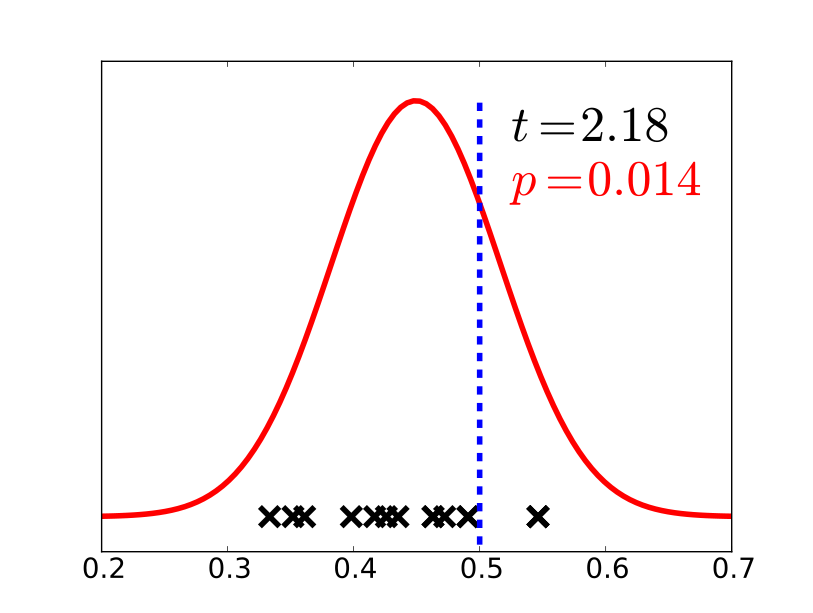

Reproduce this figure in Python.
import numpy as np
import matplotlib.pyplot as plt
import scipy.stats as ss

if __name__ == '__main__':

    error = np.array([43, 59, 51, 38, 39,  53, 47, 50, 50, 59, 59,
                       45, 36, 46, 53], dtype=np.float)
    print "errors:", error

    m = 108

    epsilon = error/m
    print "error rates:", epsilon

    print "t-test:"
    t, p = ss.ttest_1samp(epsilon, 0.5)
    print "t =", t
    print "p-value =", p

    mean = epsilon.mean()
    std = epsilon.std()

    xmin = 0.2
    xmax = 0.7

    x = np.linspace(xmin, xmax, 100)
    pdf = ss.norm.pdf(x, mean, std)
    plt.figure()
    plt.plot(epsilon, np.zeros(epsilon.size), 'kx', markersize=14, markeredgewidth=4)
    plt.plot(x, pdf, 'r-', linewidth=4)
    plt.plot([0.5, 0.5], [-0.4, pdf.max()], 'b--', linewidth=4)
    plt.text(xmax*0.75, pdf.max()*0.9, "$t=2.18$", fontsize=36, color='k')
    plt.text(xmax*0.75, pdf.max()*0.75, "$p=0.014$", fontsize=36, color='r')
    plt.xlim([xmin, xmax])
    plt.ylim([-0.5, 6.5])
    plt.yticks([])
    plt.xticks(size=20)
